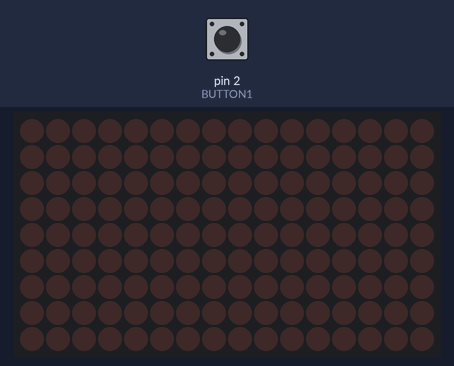
Bench run of a sketch on a simulated Arduino Uno, built with avr-gcc and run on an emulated ATmega328P. On the bench: 16×9 LED matrix. The test bench sets the inputs (shaded band); at power-on: pin 2 (BUTTON1) LOW. What the sketch prints to the serial monitor is not drawn.

Above: at 1.2 s.
1.3 s: pin 2 (BUTTON1) pulled HIGH for 1 s
At 2.5 s:
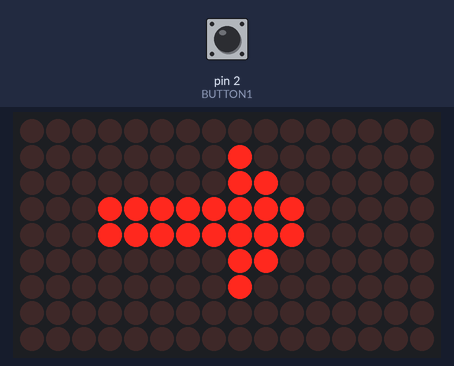
3.8 s: pin 2 (BUTTON1) pulled HIGH for 3.2 s
At 4.5 s:
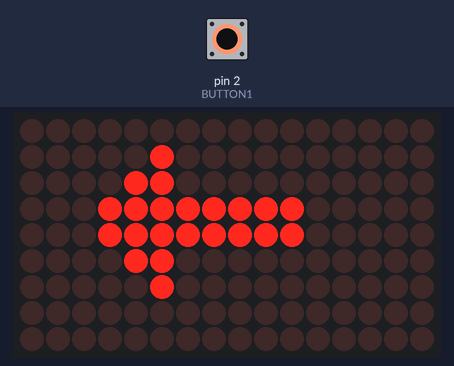
8.5 s: pin 2 (BUTTON1) pulled HIGH for 1 s
At 9.3 s:
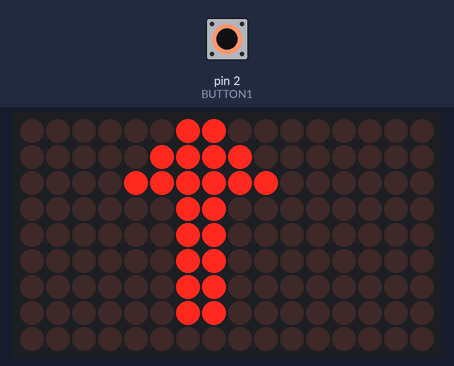
11.0 s: pin 2 (BUTTON1) pulled HIGH for 3.2 s
At 12.3 s:
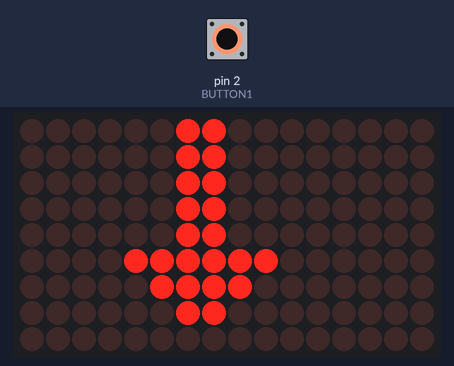
Timing chart, 0 to 14.0 s (numbered marks = the images above; inputs shaded):
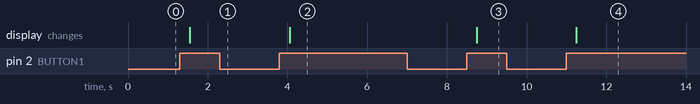

Measured:
- after the input at 1.3 s, the display: changes after 0.25 s (image 1)
- after the input at 3.8 s, the display: changes after 0.25 s (image 2)
- after the input at 8.5 s, the display: changes after 0.25 s (image 3)
- after the input at 11.0 s, the display: changes after 0.25 s (image 4)

The sketch:

arrow_on_charlieplex_button.ino
```cpp
#include <Wire.h>
#include <Adafruit_GFX.h>
#include <Adafruit_IS31FL3731.h>

/************************************************************************
 * This works with the CharliePlex LED matrix from Adafruit.
 *
 * This program will display an arrow of a given orientation depending
 * on input from the user. For this to work, the Arduino must be plugged
 * into a computer. The Arduino program must be running along with the
 * Serial Monitor (found under Tools). In the input textbox at the top
 * of the Serial Monitor, enter a character and hit enter (or press the
 * Send button). You may enter 'u', 'd', 'l', 'r' to display an arrow
 * that points up, down, left or right. You may enter 'c' to clear the
 * screen.
 *
 * RJM 12/17/2017
 ***********************************************************************/

// If you're using the full breakout...
Adafruit_IS31FL3731 matrix = Adafruit_IS31FL3731();
// If you're using the FeatherWing version
//Adafruit_IS31FL3731_Wing matrix = Adafruit_IS31FL3731_Wing();

#define I2C_ADDR 0x74       // I2C address of Charlieplex matrix
#define BUTTON1 2  //Input Button

uint8_t        brightness = 128; //Brightness can be from 0 to 255
char incomingByte = 0;           //This will be for user input

//Defined below are the patterns to display on the matrix
//They are either an arrow pointing up, down, left or right
static const uint8_t PROGMEM
  left_bmp[] =
  { B00011000,
    B00111100,
    B01111110,
    B00011000,
    B00011000,
    B00011000,
    B00011000,
    B00011000 },
  right_bmp[] =
  { B00011000,
    B00011000,
    B00011000,
    B00011000,
    B00011000,
    B01111110,
    B00111100,
    B00011000 },
  down_bmp[] =
  { B00000000,
    B00100000,
    B01100000,
    B11111111,
    B11111111,
    B01100000,
    B00100000,
    B00000000 },
  up_bmp[] =
  { B00000000,
    B00000100,
    B00000110,
    B11111111,
    B11111111,
    B00000110,
    B00000100,
    B00000000 };

int lastButtonState1 = LOW;
int buttonState1;
int lastButtonState2 = LOW;
int buttonState2;
int pattern = -1;
bool patternChange=false;

//For debouncing buttons
unsigned long lastDebounceTime1=0;
unsigned long lastDebounceTime2=0;
unsigned long debounceDelay = 200;

void setup() {

  /*
   * Setup function is needed to initialize Arduino board.
   * It establishes connection with the computer.
   */
  Serial.begin(9600);

  if (! matrix.begin()) {
    Serial.println("IS31 not found");
    while (1);
  }
  Serial.println("IS31 found!");
  matrix.setRotation(0);
  pinMode(BUTTON1, INPUT);
}

void loop() {
  /*
   * Loop function is iterated when Arduino board is plugged in.
   * Here, we check for user input and then, depending on what
   * character is entered by the user, display either the up, down,
   * left or right arrow. Or, if the user enters 'c' or 'C', the
   * LED matrix is cleared.
   */

  //read state of the button pin
  int reading1 = digitalRead(BUTTON1);
  //Serial.println(reading1);
  //check to see if change in button is real (or noise)
  if (reading1 != lastButtonState1){
    lastDebounceTime1 = millis();
  }
  if ((millis()-lastDebounceTime1)>debounceDelay){
    if (reading1!=buttonState1){
      buttonState1=reading1;
      if (buttonState1==HIGH) {

        pattern = pattern+1;
        patternChange=true;
        if (pattern>4){
          pattern=0;

        }
      }
    }
  }
  lastButtonState1=reading1;
  if (patternChange) {
    if (pattern==0) {
      matrix.clear();
      matrix.drawBitmap(3,0,up_bmp,8,8,brightness);
      //delay(1500); //pauses for 1.5 seconds
      }
    if (pattern==1) {
      matrix.clear();
      matrix.drawBitmap(3,0,down_bmp,8,8,brightness);
      //delay(1500);
      }
    if (pattern==2) {
      matrix.clear();
      matrix.drawBitmap(3,0,left_bmp,8,8,brightness);
      //delay(1500);
      }
    if (pattern==3) {
      matrix.clear();
      matrix.drawBitmap(3,0,right_bmp,8,8,brightness);
      //delay(1500);
      }
    if (pattern==4) {
      //clears the matrix
      matrix.clear();
      //delay(1500);
      }
  }
  patternChange=false;

}
```
